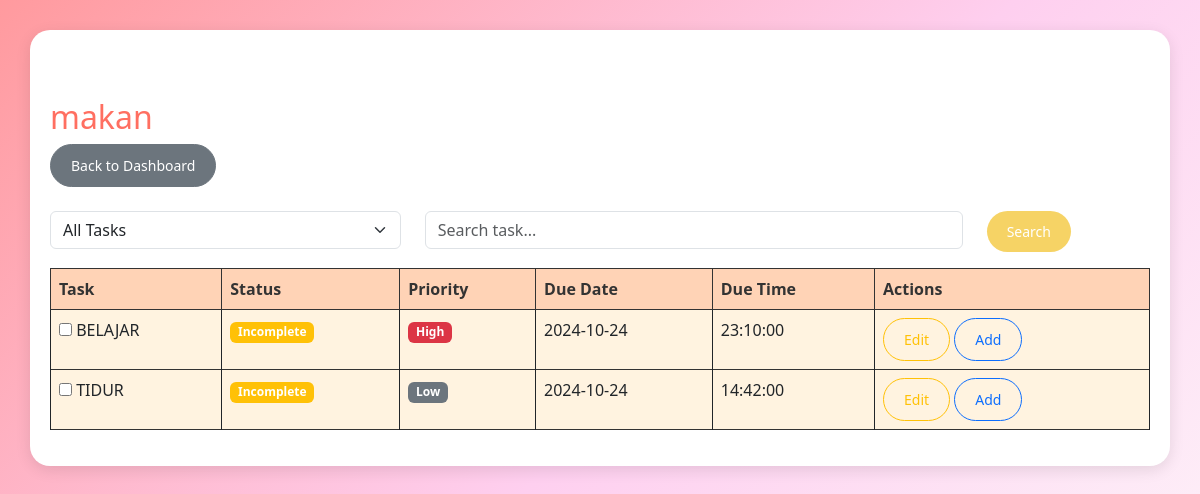
/view_list.php?list_id=21 (signed in), run on the app's committed database.
### tables this page shows
CREATE TABLE `todo_lists` (
  `id` int(11) NOT NULL,
  `user_id` int(11) NOT NULL,
  `title` varchar(100) NOT NULL,
  `priority` int(11) DEFAULT 0,
  `description` varchar(255) DEFAULT NULL,
  `color` varchar(7) NOT NULL DEFAULT '#ffffff'
);

CREATE TABLE `tasks` (
  `id` int(11) NOT NULL,
  `todo_list_id` int(11) NOT NULL,
  `description` varchar(255) NOT NULL,
  `status` enum('completed','incomplete') DEFAULT 'incomplete',
  `priority` enum('high','medium','low') NOT NULL DEFAULT 'medium',
  `due_date` date DEFAULT NULL,
  `due_time` time DEFAULT NULL
);

### view_list.php (the view, shortened to what this page needs)
<?php
require 'config.php';
$list_id = $_GET['list_id'];
$user_id = $_SESSION['user_id'];
$stmt = $conn->prepare("SELECT * FROM todo_lists WHERE id = ? AND user_id = ?");
$stmt->bind_param("ii", $list_id, $user_id);
$stmt->execute();
$list = $stmt->get_result()->fetch_assoc();
$status_filter = isset($_GET['status_filter']) ? $_GET['status_filter'] : 'all';
$search_term = isset($_GET['search']) ? $_GET['search'] : '';
$search_term = str_replace('%', '', $search_term);
$query = "SELECT * FROM tasks WHERE todo_list_id = ?";
$query .= " ORDER BY
    CASE priority
        WHEN 'high' THEN 1
        WHEN 'medium' THEN 2
        WHEN 'low' THEN 3
    END,
    status ASC,
    id DESC";
$stmt = $conn->prepare($query);
if (!empty($search_term)) {
    $stmt->bind_param("is", $list_id, $search_term);
} else {
    $stmt->bind_param("i", $list_id);
}
$stmt->execute();
$tasks = $stmt->get_result();
?>
<!DOCTYPE html>
<html lang="en">
<head>
    <link href="https://cdn.jsdelivr.net/npm/bootstrap@5.3.0-alpha1/dist/css/bootstrap.min.css" rel="stylesheet">
</head>
<body>
<div class="container">
    <h2 class="mt-5"><?php echo htmlspecialchars($list['title']); ?></h2>
    <a href="dashboard.php" class="btn btn-secondary mb-4">Back to Dashboard</a>
    <form action="view_list.php" method="GET" class="mb-3">
        <div class="row">
            <div class="col-md-4">
                <select name="status_filter" class="form-select">
                    <option value="all" <?php echo $status_filter == 'all' ? 'selected' : ''; ?>>All Tasks</option>
                </select>
            </div>
            <div class="col-md-6">
                <input type="text" name="search" class="form-control" placeholder="Search task..." value="<?php echo htmlspecialchars($search_term); ?>">
            </div>
            <div class="col-md-2">
                <button type="submit" class="btn btn-primary">Search</button>
            </div>
        </div>
    </form>
    <table class="table table-bordered">
        <thead>
            <tr>
                <th>Task</th>
                <th>Status</th>
                <th>Priority</th>
                <th>Due Date</th>
                <th>Due Time</th>
                <th>Actions</th>
            </tr>
        </thead>
        <tbody>
            <?php while ($task = $tasks->fetch_assoc()): ?>
            <tr>
                <td>
                    <form action="update_task_status.php" method="POST" class="d-inline">
                        <input type="checkbox" name="status" value="completed" <?php echo $task['status'] == 'completed' ? 'checked' : ''; ?> onchange="this.form.submit()">
                        <span><?php echo htmlspecialchars($task['description']); ?></span>
                    </form>
                </td>
                <td>
                    <span class="badge bg-<?php echo $task['status'] == 'completed' ? 'success' : 'warning'; ?>">
                        <?php echo ucfirst($task['status']); ?>
                    </span>
                </td>
                <td>
                    <span class="badge bg-<?php echo $task['priority'] == 'high' ? 'danger' : ($task['priority'] == 'medium' ? 'warning' : 'secondary'); ?>">
                        <?php echo ucfirst($task['priority']); ?>
                    </span>
                </td>
                <td><?php echo htmlspecialchars($task['due_date']); ?></td>
                <td><?php echo htmlspecialchars($task['due_time']); ?></td>
                <td>
                    <button class="btn btn-sm btn-outline-warning" data-bs-toggle="modal" data-bs-target="#editTaskModal<?php echo $task['id']; ?>">Edit</button>
                    <button class="btn btn-sm btn-outline-primary" data-bs-toggle="modal" data-bs-target="#addTaskModal">Add</button>
                </td>
            </tr>
            <?php endwhile; ?>
        </tbody>
    </table>
</div>
</body>
</html>

### view_list.php (style rules this page uses)
body { background: linear-gradient(135deg, #ff9a9e 0%, #fecfef 50%, #fdfbfb 100%, #f6d365 100%, #fda085 100%); font-family: 'Segoe UI', Tahoma, Geneva, Verdana, sans-serif; color: #333; min-height: 100vh; overflow-x: hidden; }
.container { margin-top: 30px; background: white; border-radius: 20px; padding: 20px; box-shadow: 0px 4px 15px rgba(0, 0, 0, 0.1); }
h2 { color: #ff6f61; }
.btn { border-radius: 50px; padding: 10px 20px; font-size: 14px; }
.btn-primary { background-color: #f6d365; border: none; }
.table { border: none; }
.table thead th { background-color: #ffd3b6; color: #333; }
.table tbody td { background-color: #fff3e0; }

### data on the page
todo_lists: title "makan"
tasks: description "BELAJAR", status "Incomplete", priority "High", due_date "2024-10-24", due_time "23:10:00"
tasks: description "TIDUR", status "Incomplete", priority "Low", due_date "2024-10-24", due_time "14:42:00"
